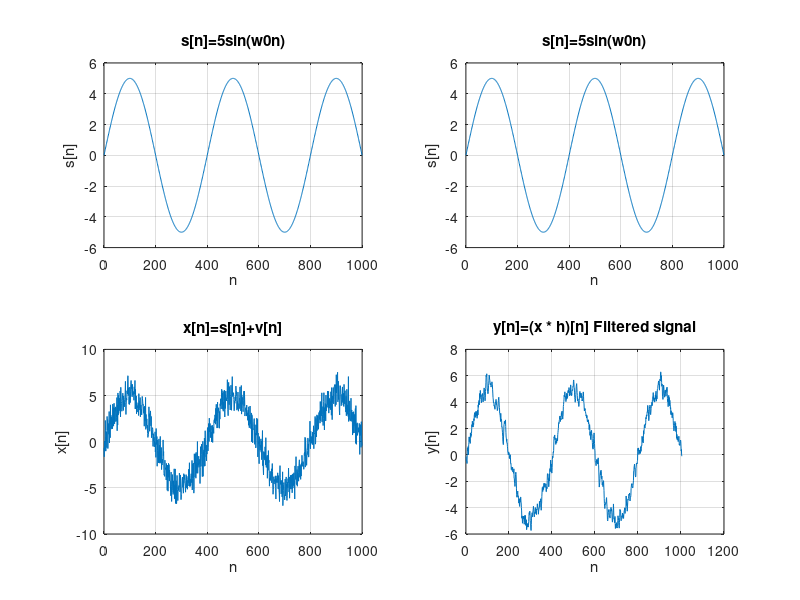

MATLAB code for this plot: (Note: this script raises an error after producing the figure.)
%---------------------------M=5---------------------------
n=0:1:1000;
w0=pi/200;
M=5;
sn=5*sin(w0*n);
vn=randn([1 length(n)]); %------Generating Gaussian noise-----
xn=sn+vn;
figure;
subplot(2,2,1);
plot(n,sn);
grid on;
title("s[n]=5sin(w0n)");
xlabel("n");
ylabel("s[n]");
subplot(2,2,3);
plot(n,xn);
grid on;
title("x[n]=s[n]+v[n]");
xlabel("n");
ylabel("x[n]");

%-----------Moving average filter------------------

hn=(1/M)+zeros(1,M);   %-------Impulse response for y[n]---------
yn=conv(xn,hn,'full'); %---performing convolution for filter------

subplot(2,2,2);        
plot(n,sn);
grid on;
title("s[n]=5sin(w0n)");
xlabel("n");
ylabel("s[n]");
subplot(2,2,4);
plot(yn);
grid on;
title("y[n]=(x * h)[n] Filtered signal");
xlabel("n");
ylabel("y[n]");

sgtitle("M=5");


%---------------------------M=21---------------------------
n=0:1:1000;
w0=pi/200;
M=21;
sn=5*sin(w0*n);
vn=randn([1 length(n)]); %------Generating Gaussian noise-----
xn=sn+vn;
figure;
subplot(2,2,1);
plot(n,sn);
grid on;
title("s[n]=5sin(w0n)");
xlabel("n");
ylabel("s[n]");
subplot(2,2,3);
plot(n,xn);
grid on;
title("x[n]=s[n]+v[n]");
xlabel("n");
ylabel("x[n]");

%-----------Moving average filter------------------

hn=(1/M)+zeros(1,M);   %-------Impulse response for y[n]---------
yn=conv(xn,hn,'full'); %---performing convolution for filter------

subplot(2,2,2);        
plot(n,sn);
grid on;
title("s[n]=5sin(w0n)");
xlabel("n");
ylabel("s[n]");
subplot(2,2,4);
plot(yn);
grid on;
title("y[n]=(x * h)[n] Filtered signal");
xlabel("n");
ylabel("y[n]");

sgtitle("M=21");


%---------------------------M=51---------------------------
n=0:1:1000;
w0=pi/200;
M=51;
sn=5*sin(w0*n);
vn=randn([1 length(n)]); %------Generating Gaussian noise-----
xn=sn+vn;
figure;
subplot(2,2,1);
plot(n,sn);
grid on;
title("s[n]=5sin(w0n)");
xlabel("n");
ylabel("s[n]");
subplot(2,2,3);
plot(n,xn);
grid on;
title("x[n]=s[n]+v[n]");
xlabel("n");
ylabel("x[n]");

%-----------Moving average filter------------------

hn=(1/M)+zeros(1,M);   %-------Impulse response for y[n]---------
yn=conv(xn,hn,'full'); %---performing convolution for filter------

subplot(2,2,2);        
plot(n,sn);
grid on;
title("s[n]=5sin(w0n)");
xlabel("n");
ylabel("s[n]");
subplot(2,2,4);
plot(yn);
grid on;
title("y[n]=(x * h)[n] Filtered signal");
xlabel("n");
ylabel("y[n]");

sgtitle("M=51 Filtered signal");